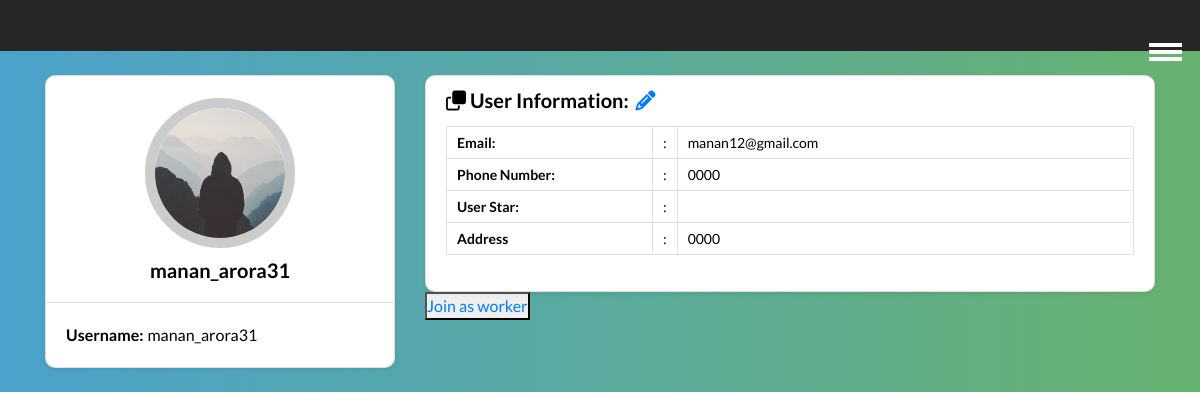
Screenshot of /user/profile/ (signed in) with the database file from the repository.
### user/models.py (models this page shows, shortened)
class UserProfile(models.Model):
    user = models.OneToOneField(CustomUser,null =True, on_delete=models.SET_NULL)
    image=models.ImageField(default='default.jpg',upload_to='profile_pics')  #images will get saved in directory called profile_pics
    phone_no= models.CharField(default='0000',max_length=50)
    address = models.TextField(default = '0000')

class CustomUser(AbstractUser):
    email = models.EmailField(verbose_name="Email", null=True, unique=True, max_length=100)
    USERNAME_FIELD = "email" # make the user log in with the email
    REQUIRED_FIELDS = ["username"]
    objects = CustomUserManager()

### user/views.py (the view)
# urls.py: path('profile/', profile, name='profile'),
@login_required
def profile(request):
    if request.user.is_authenticated:
        user=request.user.email
        c=CustomUser.objects.get(email=user)
        u=UserProfile.objects.get(user=c)
        try:
            w=WorkerProfile.objects.get(worker=u)
        except WorkerProfile.DoesNotExist:
            w = None
    return render(request, 'user/profile.html', {'w':w,'u': u,'request.user':request.user})

### user/templates/user/profile.html (shortened to what this page needs)
{%load static%}
<!DOCTYPE html>
<html lang="en">
<head>
    <link rel='stylesheet' href='https://cdnjs.cloudflare.com/ajax/libs/twitter-bootstrap/4.1.3/css/bootstrap.min.css'>
    <link rel="stylesheet" href="https://cdnjs.cloudflare.com/ajax/libs/font-awesome/6.2.0/css/all.min.css" />
    <link rel="stylesheet" href="{%static 'profile.css'%}">
    <link rel="stylesheet" href="{%static 'profileresp.css'%}">
</head>
<body>
    <nav class="navbarm bgm h-nav-resp">
        <div class="burger">
            <div class="lineb"></div>
            <div class="lineb"></div>
            <div class="lineb"></div>
        </div>
    </nav>
    <div class="body-student student-profile py-4">
        <div class="container">
            <div class="row">
                <div class="col-lg-4">
                    <div class="card shadow-sm">
                        <div class="card-header bg-transparent text-center">
                            <img class="profile_img" src="{{ u.image.url }}"
                                alt="student dp">
                            <h3>{{ user.username }}</h3>
                        </div>
                        <div class="card-body">
                            <p class="mb-0"><strong class="pr-1">Username:</strong>{{ user.username }}</p>
                        </div>
                    </div>
                </div>
                <div class="col-lg-8">
                    <div class="card shadow-sm">
                        <div class="card-header bg-transparent border-0">
                            <h3 class="mb-0"><i class="far fa-clone pr-1"></i>User Information: <a href="{%url 'editprofile'%}"> <i class="pencil fa-solid fa-pencil"></i> </a> </h3>
                        </div>
                        <div class="card-body pt-0">
                            <table class="table table-bordered">
                                <tr>
                                    <th width="30%">Email:</th>
                                    <td width="2%">:</td>
                                    <td>{{ user.email }}</td>
                                </tr>
                                <tr>
                                    <th width="30%">Phone Number:</th>
                                    <td width="2%">:</td>
                                    <td>{{ u.phone_no}}</td>
                                </tr>
                                <tr>
                                    <th width="30%">User Star:</th>
                                    <td width="2%">:</td>
                                    <td>{{ u.star }}</td>
                                </tr>
                                <tr>
                                    <th width="30%">Address</th>
                                    <td width="2%">:</td>
                                    <td>{{ u.address}}</td>
                                </tr>
                            </table>
                        </div>
                    </div>
                    {% if w.profession %}
                    <div style="height: 26px"></div>
                    <div class="card shadow-sm">
                        <div class="card-header bg-transparent border-0">
                            <h3 class="mb-0"><i class="far fa-clone pr-1"></i>Worker Information: <a href="{% url 'user:editworkerprofile'%}"> <i class="pencil fa-solid fa-pencil"></i> </a> </h3>
                        </div>
                        <div class="card-body pt-0">
                            <table class="table table-bordered">
                                <tr>
                                    <th width="30%">Profession:</th>
                                    <td width="2%">:</td>
                                    <td>{{ w.profession}}</td>
                                </tr>
                                <tr>
                                    <th width="30%">Worker Star:</th>
                                    <td width="2%">:</td>
                                    <td>{{ w.star }}</td>
                                </tr>
                                <tr>
                                    <th width="30%">Biodata</th>
                                    <td width="2%">:</td>
                                    <td>{{ w.biodata }}</td>
                                </tr>
                            </table>
                        </div>
                    </div>
                    {% else %}
                    <button><a href = "{% url 'user:editworkerprofile'%}">Join as worker</a></button>
                    {% endif %}
                </div>
            </div>
        </div>
    </div>
</body>
</html>

### static/profile.css (style rules this page uses)
* { margin: 0; padding: 0; box-sizing: border-box; }
html { scroll-behavior: smooth; }
.navbarm { display: flex; top: 0px; }
.burger { position: absolute; top: 5%; right: 15px; display: none; cursor: pointer; }
.lineb { background: white; width: 33px; height: 4px; margin: 3px 3px; }
.bgm { background-color: rgb(0 0 0 / 85%); }
.body-student { background: #67B26F; background: -webkit-linear-gradient(to right, #4ca2cd, #67B26F); background: linear-gradient(to right, #4ca2cd, #67B26F); padding: 0; margin: 0; font-family: 'Lato', sans-serif; color: #000; }
.student-profile .card { border-radius: 10px; }
.student-profile .card .card-header .profile_img { width: 150px; height: 150px; object-fit: cover; margin: 10px auto; border: 10px solid #ccc; border-radius: 50%; }
.student-profile .card h3 { font-size: 20px; font-weight: 700; }
.student-profile .card p { font-size: 16px; color: #000; }
.student-profile .table th, .student-profile .table td { font-size: 14px; padding: 5px 10px; color: #000; }
.pencil { position: relative; margin: 3px; }

### static/profileresp.css (style rules this page uses)
@media only screen and (max-width: 1291px) { .navbarm { height: 508px; flex-direction: column; transition: all 0.5s ease-out; } }
@media only screen and (max-width: 1291px) { .h-nav-resp { height: 51px; } }
@media only screen and (max-width: 1291px) { .burger { display: block; } }

### rows the page displays
UserProfile: image (placeholder picture), phone_no "0000", address "0000"
CustomUser: username "manan_arora31", email "manan12@gmail.com"
